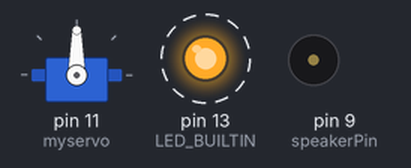
A sketch run on a simulated Arduino Uno, built with avr-gcc and run on an emulated ATmega328P. Parts: servo, output pins drawn as LEDs (lit = HIGH), buzzer (waves = sounding, pin HIGH). Dashed ring = blinking.

Above: at 0.5 s.
Timing chart, 0 to 4.6 s (numbered marks = the images above):
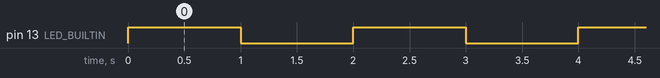

The sketch:

combine.ino
```cpp
#include <Servo.h>

int speakerPin = 9;
Servo myservo;
int pos = 0;

int length = 15; // the number of notes
char notes[] = "ccggaagffeeddc "; // a space represents a rest
int beats[] = { 1, 1, 1, 1, 1, 1, 2, 1, 1, 1, 1, 1, 1, 2, 4 };
int tempo = 300;

void playTone(int tone, int duration) {
  for (long i = 0; i < duration * 1000L; i += tone * 2) {
    digitalWrite(speakerPin, HIGH);
    delayMicroseconds(tone);
    digitalWrite(speakerPin, LOW);
    delayMicroseconds(tone);
  }
}

void playNote(char note, int duration) {
  char names[] = { 'c', 'd', 'e', 'f', 'g', 'a', 'b', 'C' };
  int tones[] = { 1915, 1700, 1519, 1432, 1275, 1136, 1014, 956 };

  // play the tone corresponding to the note name
  for (int i = 0; i < 8; i++) {
    if (names[i] == note) {
      playTone(tones[i], duration);
    }
  }
}

void setup() {
  pinMode(LED_BUILTIN,OUTPUT);

  pinMode(speakerPin, OUTPUT);

  myservo.attach(11);
}

void loop() {

  int value = 1 ;

  if(value < 5){
     digitalWrite(LED_BUILTIN,HIGH);
     delay(1000);
    digitalWrite(LED_BUILTIN,LOW);
    delay(1000);
    }

    else if((value >= 10)&&(value < 20)){
       for (int i = 0; i < length; i++) {
         if (notes[i] == ' ') {
            delay(beats[i] * tempo); // rest
           }
         else {
            playNote(notes[i], beats[i] * tempo);
           }

          // pause between notes
          delay(tempo / 2);
       }
    }
    else{
      for(pos = 0; pos < 180; pos += 1){
          myservo.write(pos);
          delay(5);
        }
      for(pos = 180; pos>=1; pos-=1)
      {
         myservo.write(pos);
         delay(0);
      }
    }
  }
```

Measured:
- by itself, pin 13 (LED_BUILTIN): alternates HIGH for 1.0 s and LOW for 1.0 s
